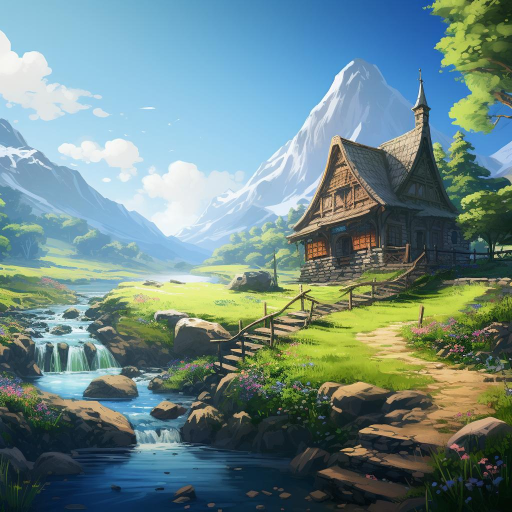
#> input picture data/data_image/image_split/quadrant_00.jpg, 1024 x 1024 px, given as the content of the folder data/data_image/只听到几声/, which was not available (shown at 1/2 size)
$ python image_split.py
#> lines starting #> are read from the running program, lines starting #| are printed output that depends on the picture; pictures that were not available may be replaced by others from this repository, and a replacement may not be noted
# -*- coding:utf-8 -*-
"""
作者：张贵发
日期：2023年07月08日
描述：
"""
import os

from PIL import Image


def split_image_quadrants(image_path, output_dir):
    # 打开原始图像
#> called with image_path = 'data/data_image/只听到几声/quadrant_00.jpg', output_dir = 'data/image_split/只听到几声/'
    image = Image.open(image_path)
#> image is the input picture: PIL image 1024x1024 RGB; mean R, G, B 108.6, 135.1, 133.2
    width, height = image.size
#> width = 1024; height = 1024

    # 计算切割后每个象限的大小
    quadrant_width = width // 2
#> quadrant_width = 512
    quadrant_height = height // 2
#> quadrant_height = 512

    # 切割图像并保存四个象限
    for i in range(2):
        for j in range(2):
            left = i * quadrant_width
            top = j * quadrant_height
            right = left + quadrant_width
            bottom = top + quadrant_height

            quadrant = image.crop((left, top, right, bottom))
            file_name = image_path.split("/")[-1].split(".png")[0]
            # 构建输出文件路径
            output_path = f"{output_dir}/{file_name}_{i}{j}.png"

            # 保存切割后的象限
            quadrant.save(output_path)
#> this loop made 2 passes
#> pass 1, in split_image_quadrants, `quadrant.save(output_path)`:
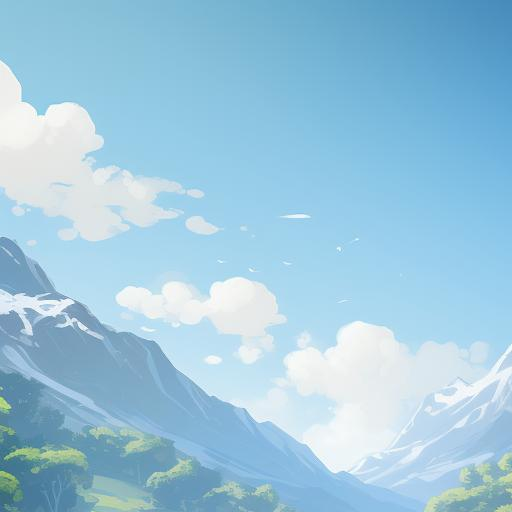
#> saved as quadrant_00.jpg_00.png: PIL image 512x512 RGB; mean R, G, B 156.3, 199.5, 222.1
#> pass 1, in split_image_quadrants, `quadrant.save(output_path)`:
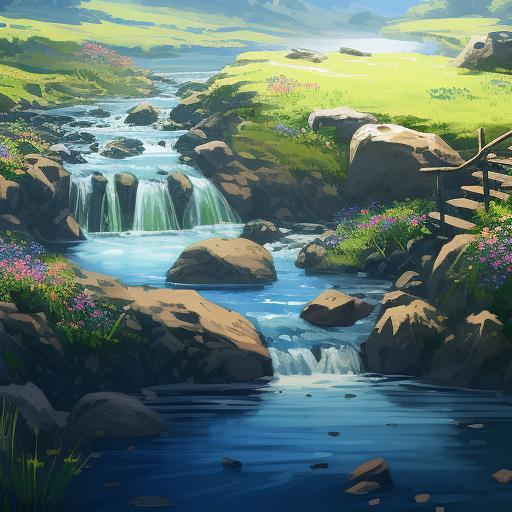
#> saved as quadrant_00.jpg_01.png: PIL image 512x512 RGB; mean R, G, B 89.8, 112.9, 107.8
#> pass 2, in split_image_quadrants, `quadrant.save(output_path)`:
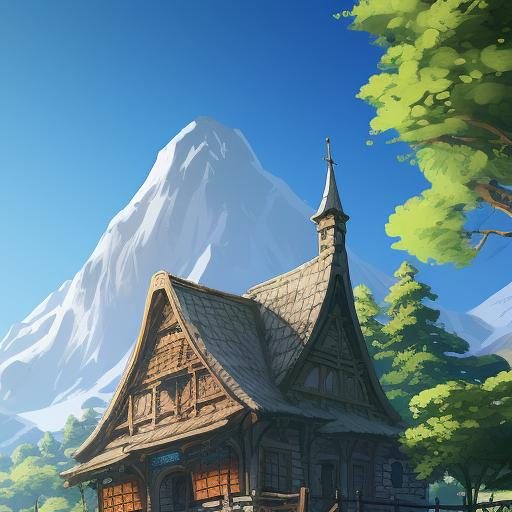
#> saved as quadrant_00.jpg_10.png: PIL image 512x512 RGB; mean R, G, B 96.8, 130.7, 143.6
#> pass 2, in split_image_quadrants, `quadrant.save(output_path)`:
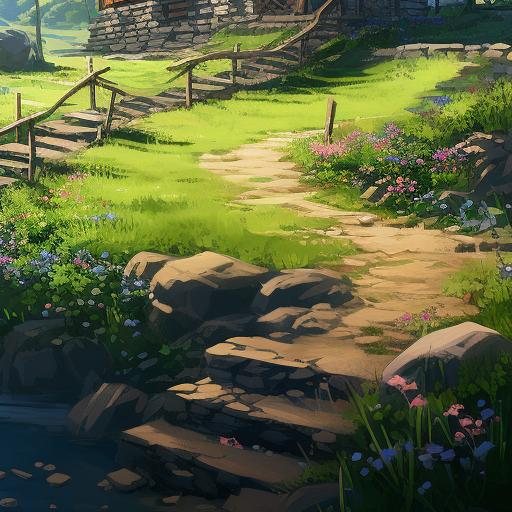
#> saved as quadrant_00.jpg_11.png: PIL image 512x512 RGB; mean R, G, B 91.5, 97.3, 59.1


def image_split_data(image_path):
    files_path =[os.path.join(image_path,file) for file in os.listdir(image_path)]
    out_putdir = image_path.replace("data_image","image_split")
    if  not os.path.exists(out_putdir):
        os.makedirs(out_putdir)
    for item in files_path :
        split_image_quadrants(item,out_putdir)
    return out_putdir


if __name__ == '__main__':

    # 示例：按四象限结构切割图像并保存
    image_split_data("data/data_image/只听到几声/")

$ run again, on data/data_image/江南霹雳堂/1.png
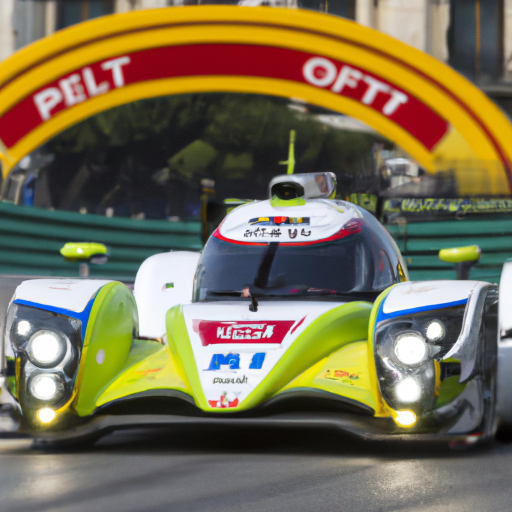
#> input picture data/data_image/江南霹雳堂/1.png, 1024 x 1024 px, given as the content of the folder data/data_image/只听到几声/, which was not available (shown at 1/2 size)
#> in split_image_quadrants, image is the input picture: PIL image 1024x1024 RGB; mean R, G, B 120.4, 110.8, 82
#> the loop in split_image_quadrants, `for i in range(2):` made 2 passes
#> pass 1, in split_image_quadrants, `quadrant.save(output_path)`:
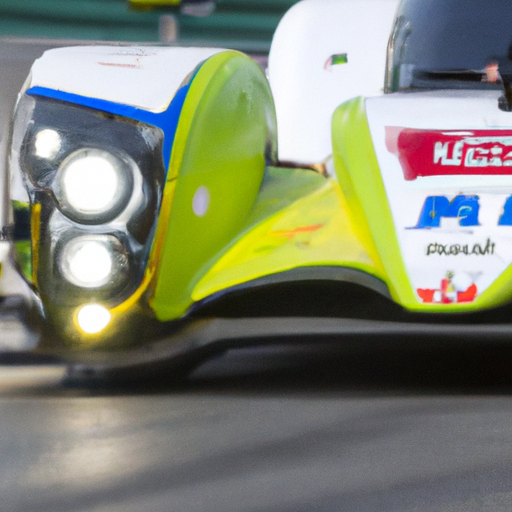
#> saved as 1_01.png: PIL image 512x512 RGB; mean R, G, B 128.8, 133.4, 114.7
#> pass 2, in split_image_quadrants, `quadrant.save(output_path)`:
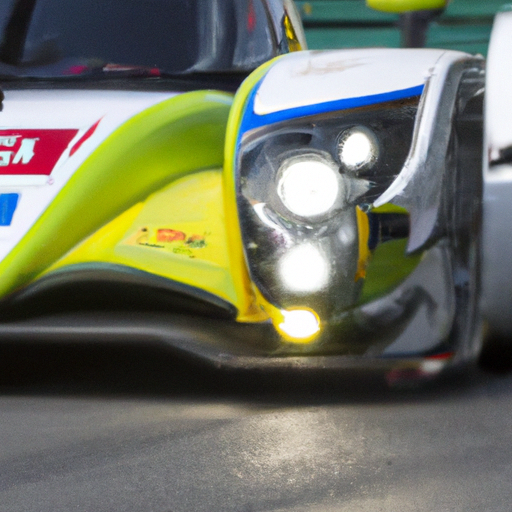
#> saved as 1_11.png: PIL image 512x512 RGB; mean R, G, B 111.7, 114.9, 97

$ run again, on data/data_image/江南霹雳堂/2.png
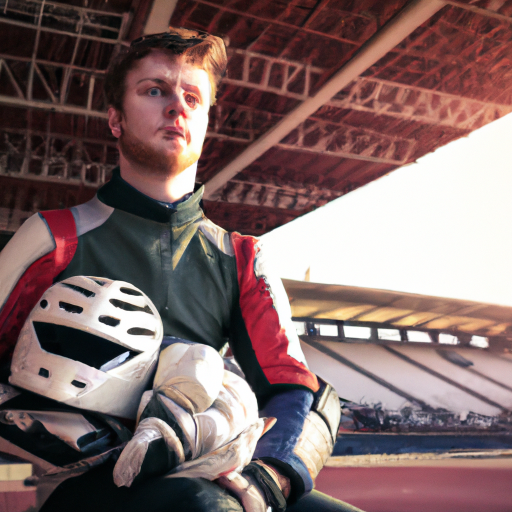
#> input picture data/data_image/江南霹雳堂/2.png, 1024 x 1024 px, given as the content of the folder data/data_image/只听到几声/, which was not available (shown at 1/2 size)
#> in split_image_quadrants, image is the input picture: PIL image 1024x1024 RGB; mean R, G, B 127.5, 104, 103.3
#> the loop in split_image_quadrants, `for i in range(2):` made 2 passes
#> pass 1, in split_image_quadrants, `quadrant.save(output_path)`:
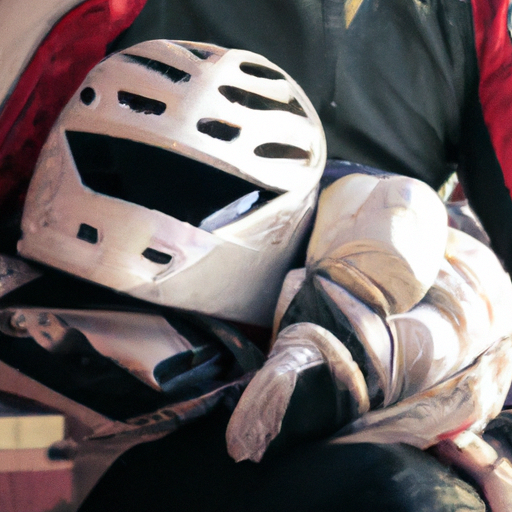
#> saved as 2_01.png: PIL image 512x512 RGB; mean R, G, B 107.4, 97.1, 97.4
#> pass 2, in split_image_quadrants, `quadrant.save(output_path)`:
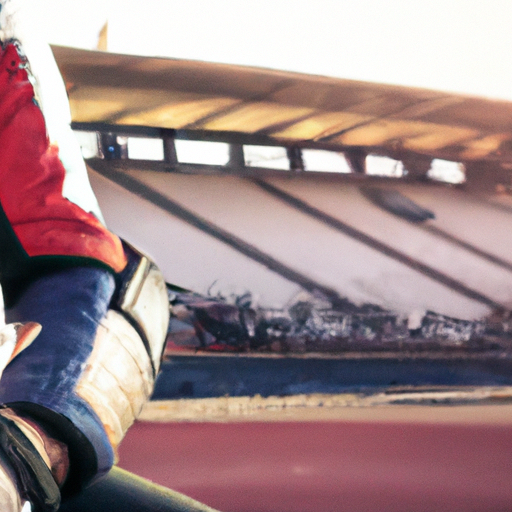
#> saved as 2_11.png: PIL image 512x512 RGB; mean R, G, B 160, 135.8, 137.7

$ run again, on data/data_image/江南霹雳堂/0.png
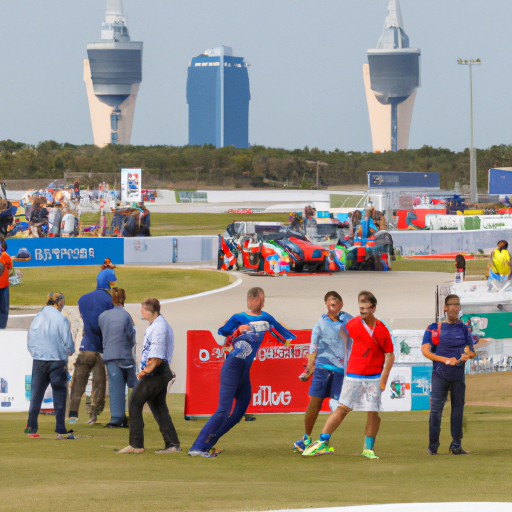
#> input picture data/data_image/江南霹雳堂/0.png, 1024 x 1024 px, given as the content of the folder data/data_image/只听到几声/, which was not available (shown at 1/2 size)
#> in split_image_quadrants, image is the input picture: PIL image 1024x1024 RGB; mean R, G, B 149.9, 143.7, 135
#> the loop in split_image_quadrants, `for i in range(2):` made 2 passes
#> pass 1, in split_image_quadrants, `quadrant.save(output_path)`:
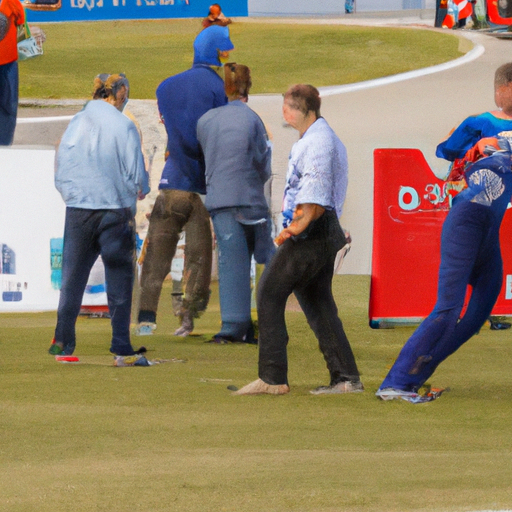
#> saved as 0_01.png: PIL image 512x512 RGB; mean R, G, B 140.1, 124.7, 102.5
#> pass 2, in split_image_quadrants, `quadrant.save(output_path)`:
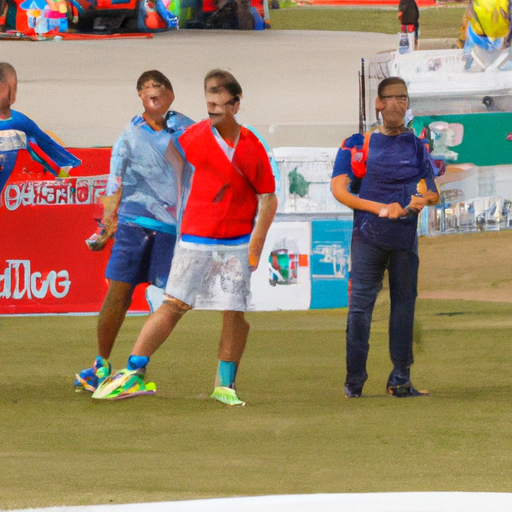
#> saved as 0_11.png: PIL image 512x512 RGB; mean R, G, B 154.9, 132.4, 109.2
